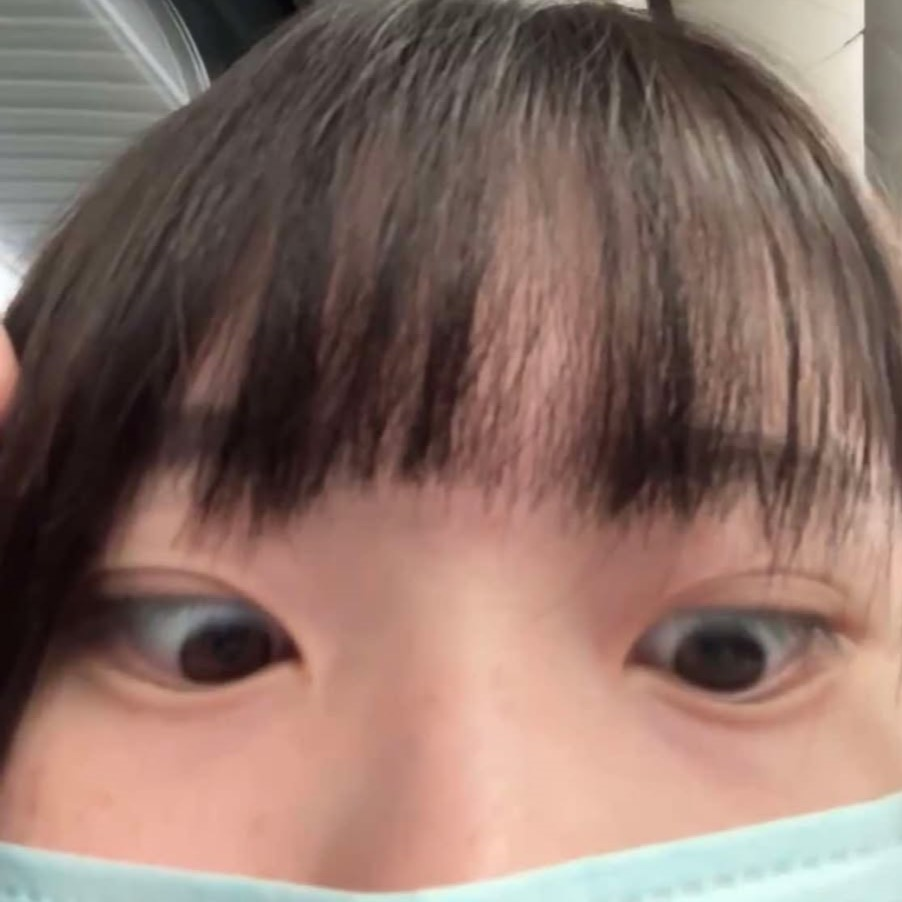
#> input picture week06/img.jpg, 902 x 902 px
$ python 0325_2.py
#> lines starting #> are read from the running program, lines starting #| are printed output that depends on the picture
import cv2
import numpy as np

img = cv2.imread("img.jpg")
#> img is the input picture: shape (902, 902, 3); mean B, G, R 102.6, 111.7, 137.8
img = cv2.resize(img,(300,300))
#> img: shape (300, 300, 3)

# 仿射變換要求 : 直線轉換後還是直線，原本平行的轉換後還是要平行
# cv2.warpAffine(src,M,dsize) ---> dsize=size of output image (width,height)
# M:scaling, translation, rotation

#平移
tx,ty=50,100
M=np.array([[1,0,tx],[0,1,ty]],dtype="float64")
img2=cv2.warpAffine(img,M,(300,300))
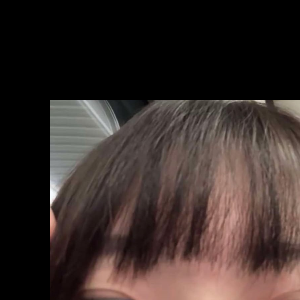
#> img2: shape (300, 300, 3); mean B, G, R 42.1, 45.3, 57.1

#旋轉90度
M=np.array([[0,1,0],[1,0,0]],dtype="float64")
img3=cv2.warpAffine(img,M,(300,300))
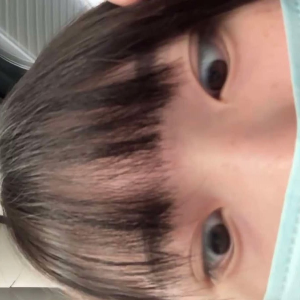
#> img3: shape (300, 300, 3); mean B, G, R 102.5, 111.6, 137.7

cv2.imshow('img2',img2)
cv2.imshow('img3',img3)
cv2.waitKey(0)
cv2.destroyAllWindows()
